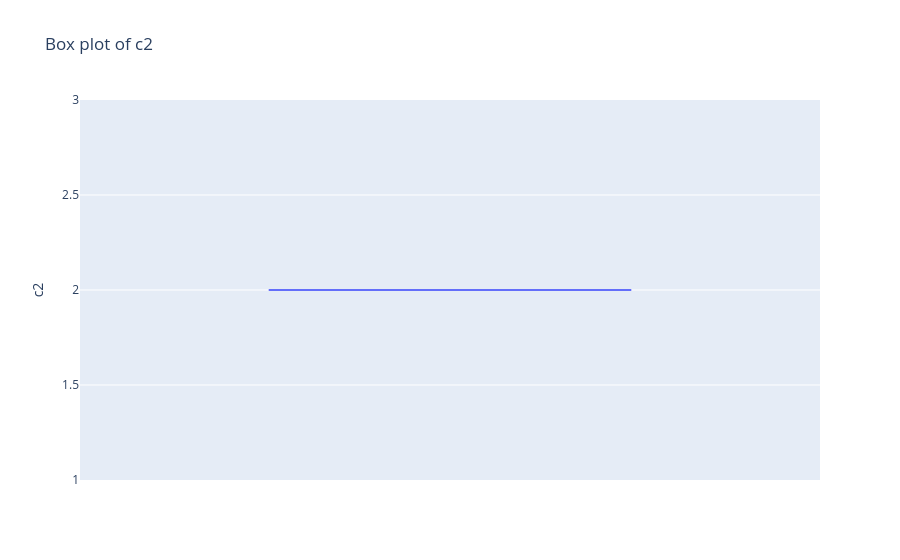
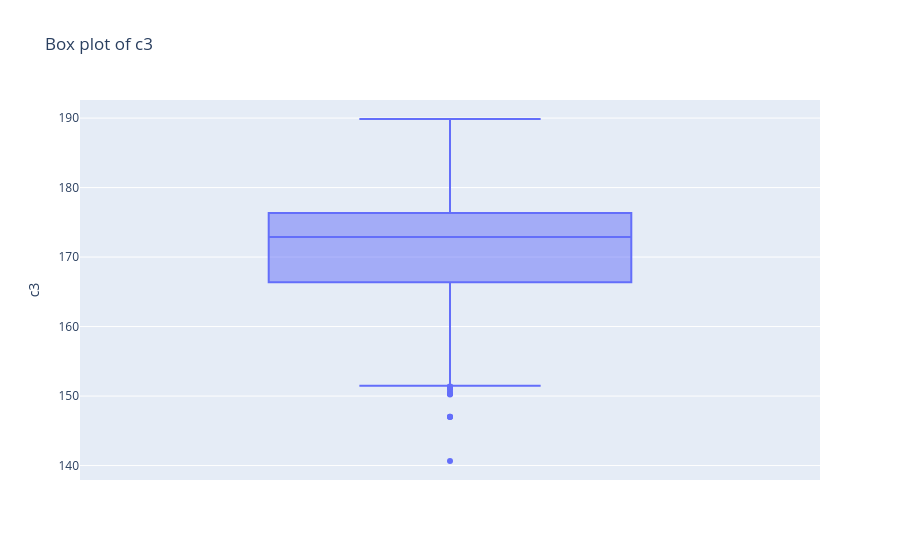
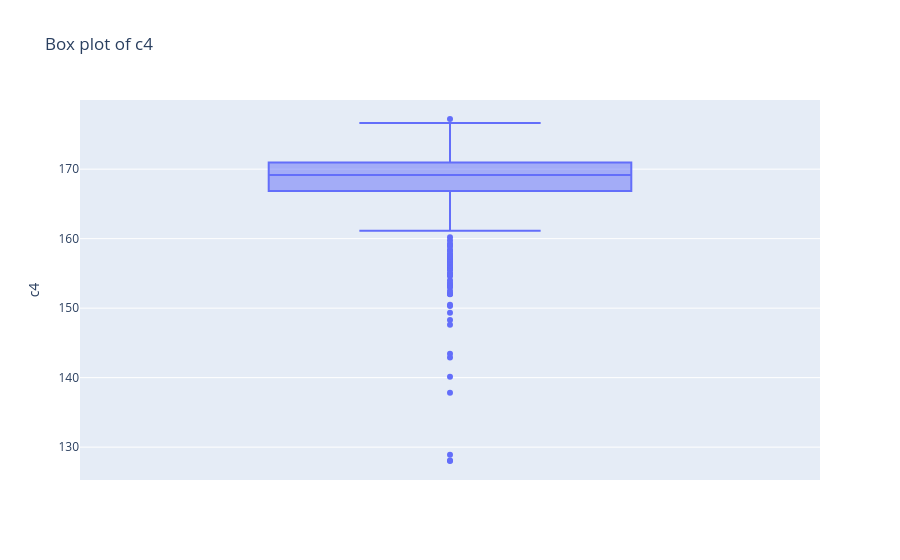
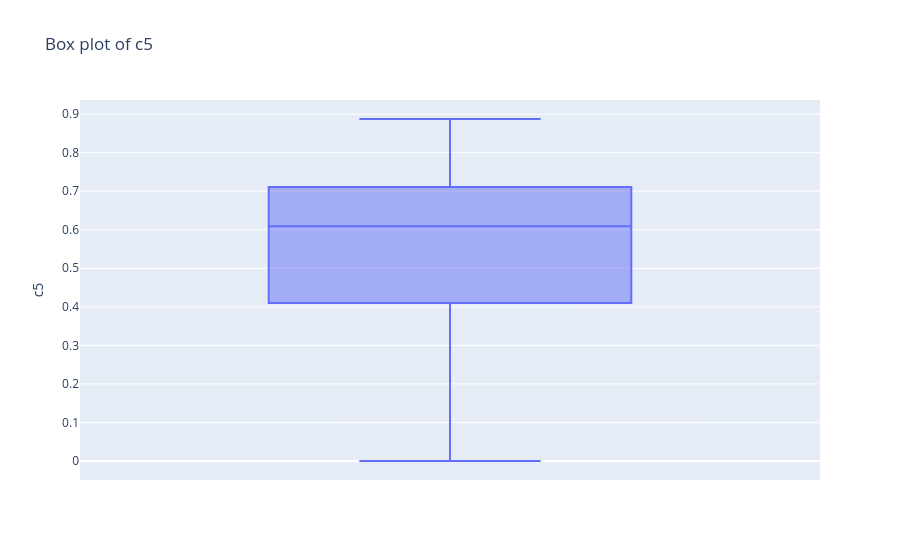

Write notebook code for charts like these, in order.
### Code cell
import plotly.express as px

# Visualize outliers for the first few columns (you can extend this to all columns as needed)
for col in df.columns[1:11]:  # Exclude 'c1' and show for columns 'c2' to 'c11'
    fig = px.box(df, y=col, title=f'Box plot of {col}')
    fig.show()

### Figure 1 — Plotly figure (JSON) as saved in the notebook; plotly's stock layout.template omitted (floating-point values rounded to 4 significant figures; data arrays with more than 128 entries replaced by an {"elided": "..."} marker saying what was removed)
{"data": [{"alignmentgroup": "True", "hovertemplate": "c2=%{y}<extra></extra>", "legendgroup": "", "marker": {"color": "#636efa"}, "name": "", "notched": false, "offsetgroup": "", "orientation": "v", "showlegend": false, "type": "box", "x0": " ", "xaxis": "x", "y": {"elided": "1025 int values"}, "y0": " ", "yaxis": "y"}], "layout": {"autosize": true, "boxmode": "group", "legend": {"tracegroupgap": 0}, "title": {"text": "Box plot of c2"}, "xaxis": {"anchor": "y", "autorange": true, "domain": [0, 1], "range": [-0.5, 0.5], "type": "category"}, "yaxis": {"anchor": "x", "autorange": true, "domain": [0, 1], "range": [1, 3], "title": {"text": "c2"}, "type": "linear"}}}

### Figure 2 — Plotly figure (JSON) as saved in the notebook; plotly's stock layout.template omitted (floating-point values rounded to 4 significant figures; data arrays with more than 128 entries replaced by an {"elided": "..."} marker saying what was removed)
{"data": [{"alignmentgroup": "True", "hovertemplate": "c3=%{y}<extra></extra>", "legendgroup": "", "marker": {"color": "#636efa"}, "name": "", "notched": false, "offsetgroup": "", "orientation": "v", "showlegend": false, "type": "box", "x0": " ", "xaxis": "x", "y": {"elided": "1025 float values"}, "y0": " ", "yaxis": "y"}], "layout": {"autosize": true, "boxmode": "group", "legend": {"tracegroupgap": 0}, "title": {"text": "Box plot of c3"}, "xaxis": {"anchor": "y", "autorange": true, "domain": [0, 1], "range": [-0.5, 0.5], "type": "category"}, "yaxis": {"anchor": "x", "autorange": true, "domain": [0, 1], "range": [137.9, 192.6], "title": {"text": "c3"}, "type": "linear"}}}

### Figure 3 — Plotly figure (JSON) as saved in the notebook; plotly's stock layout.template omitted (floating-point values rounded to 4 significant figures; data arrays with more than 128 entries replaced by an {"elided": "..."} marker saying what was removed)
{"data": [{"alignmentgroup": "True", "hovertemplate": "c4=%{y}<extra></extra>", "legendgroup": "", "marker": {"color": "#636efa"}, "name": "", "notched": false, "offsetgroup": "", "orientation": "v", "showlegend": false, "type": "box", "x0": " ", "xaxis": "x", "y": {"elided": "1025 float values"}, "y0": " ", "yaxis": "y"}], "layout": {"autosize": true, "boxmode": "group", "legend": {"tracegroupgap": 0}, "title": {"text": "Box plot of c4"}, "xaxis": {"anchor": "y", "autorange": true, "domain": [0, 1], "range": [-0.5, 0.5], "type": "category"}, "yaxis": {"anchor": "x", "autorange": true, "domain": [0, 1], "range": [125.3, 180.0], "title": {"text": "c4"}, "type": "linear"}}}

### Figure 4 — Plotly figure (JSON) as saved in the notebook; plotly's stock layout.template omitted (floating-point values rounded to 4 significant figures; data arrays with more than 128 entries replaced by an {"elided": "..."} marker saying what was removed)
{"data": [{"alignmentgroup": "True", "hovertemplate": "c5=%{y}<extra></extra>", "legendgroup": "", "marker": {"color": "#636efa"}, "name": "", "notched": false, "offsetgroup": "", "orientation": "v", "showlegend": false, "type": "box", "x0": " ", "xaxis": "x", "y": {"elided": "1025 float values"}, "y0": " ", "yaxis": "y"}], "layout": {"autosize": true, "boxmode": "group", "legend": {"tracegroupgap": 0}, "title": {"text": "Box plot of c5"}, "xaxis": {"anchor": "y", "autorange": true, "domain": [0, 1], "range": [-0.5, 0.5], "type": "category"}, "yaxis": {"anchor": "x", "autorange": true, "domain": [0, 1], "range": [-0.0493, 0.9367], "title": {"text": "c5"}, "type": "linear"}}}
